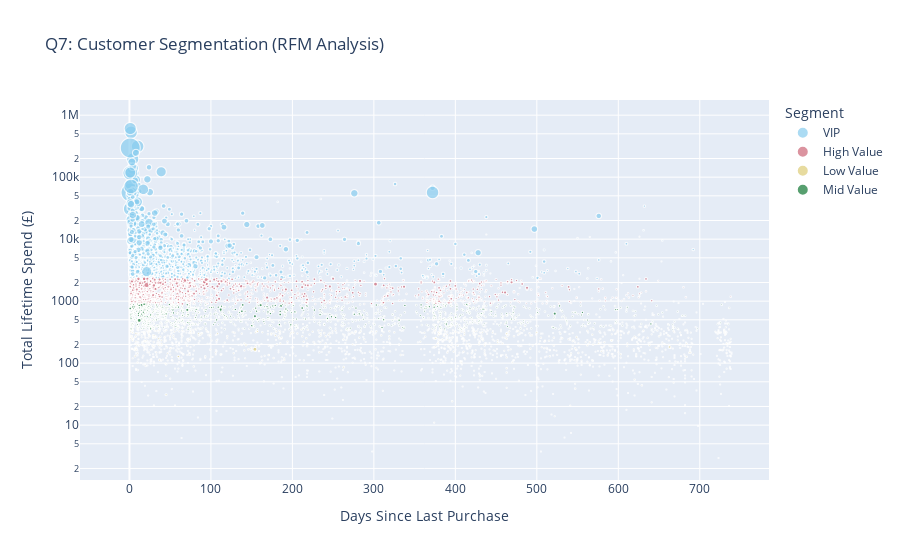

Notebook cell for this chart:
### Code cell
# Q7: Customer Segmentation using RFM Analysis : Recency (Days since last purchase), Frequency (Total transactions), Monetary (Total spend)

# 1. Set Snapshot Date (The day after the last invoice in dataset)
snapshot_date = df_sales['InvoiceDate'].max() + pd.Timedelta(days=1)

# 2. Aggregation: Calculate R, F, M per Customer
rfm = df_sales.groupby('Customer ID').agg({
    'InvoiceDate': lambda x: (snapshot_date - x.max()).days, # Recency
    'Invoice': 'nunique',                                    # Frequency
    'TotalAmount': 'sum'                                     # Monetary
}).reset_index()

# Rename columns
rfm.rename(columns={'InvoiceDate': 'Recency', 'Invoice': 'Frequency', 'TotalAmount': 'Monetary'}, inplace=True)

# 3. Segmentation Logic (Simplified for visualization)
# Define segments based on Monetary value quartiles
rfm['Segment'] = pd.qcut(rfm['Monetary'], q=4, labels=['Low Value', 'Mid Value', 'High Value', 'VIP'])

# 4. Plot Scatter Matrix (Recency vs Monetary)
fig7 = px.scatter(rfm, 
                  x='Recency', 
                  y='Monetary', 
                  color='Segment',
                  size='Frequency', # Bubble size represents frequency
                  log_y=True,       # Use Log scale to handle large variances in spending
                  title='Q7: Customer Segmentation (RFM Analysis)',
                  labels={'Recency': 'Days Since Last Purchase', 'Monetary': 'Total Lifetime Spend (£)'},
                  hover_data=['Customer ID'],
                  color_discrete_sequence=px.colors.qualitative.Safe)
fig7.show()

### Figure 1 — Plotly figure (JSON) as saved in the notebook; plotly's stock layout.template omitted (floating-point values rounded to 4 significant figures; data arrays with more than 128 entries replaced by an {"elided": "..."} marker saying what was removed)
{"data": [{"customdata": {"elided": "1470x1 str values"}, "hovertemplate": "Segment=VIP<br>Days Since Last Purchase=%{x}<br>Total Lifetime Spend (£)=%{y}<br>Frequency=%{marker.size}<br>Customer ID=%{customdata[0]}<extra></extra>", "legendgroup": "VIP", "marker": {"color": "rgb(136, 204, 238)", "size": {"elided": "1470 int values"}, "sizemode": "area", "sizeref": 0.995, "symbol": "circle"}, "mode": "markers", "name": "VIP", "showlegend": true, "type": "scattergl", "x": {"elided": "1470 int values"}, "xaxis": "x", "y": {"elided": "1470 float values"}, "yaxis": "y"}, {"customdata": {"elided": "1470x1 str values"}, "hovertemplate": "Segment=High Value<br>Days Since Last Purchase=%{x}<br>Total Lifetime Spend (£)=%{y}<br>Frequency=%{marker.size}<br>Customer ID=%{customdata[0]}<extra></extra>", "legendgroup": "High Value", "marker": {"color": "rgb(204, 102, 119)", "size": {"elided": "1470 int values"}, "sizemode": "area", "sizeref": 0.995, "symbol": "circle"}, "mode": "markers", "name": "High Value", "showlegend": true, "type": "scattergl", "x": {"elided": "1470 int values"}, "xaxis": "x", "y": {"elided": "1470 float values"}, "yaxis": "y"}, {"customdata": {"elided": "1471x1 str values"}, "hovertemplate": "Segment=Low Value<br>Days Since Last Purchase=%{x}<br>Total Lifetime Spend (£)=%{y}<br>Frequency=%{marker.size}<br>Customer ID=%{customdata[0]}<extra></extra>", "legendgroup": "Low Value", "marker": {"color": "rgb(221, 204, 119)", "size": {"elided": "1471 int values"}, "sizemode": "area", "sizeref": 0.995, "symbol": "circle"}, "mode": "markers", "name": "Low Value", "showlegend": true, "type": "scattergl", "x": {"elided": "1471 int values"}, "xaxis": "x", "y": {"elided": "1471 float values"}, "yaxis": "y"}, {"customdata": {"elided": "1470x1 str values"}, "hovertemplate": "Segment=Mid Value<br>Days Since Last Purchase=%{x}<br>Total Lifetime Spend (£)=%{y}<br>Frequency=%{marker.size}<br>Customer ID=%{customdata[0]}<extra></extra>", "legendgroup": "Mid Value", "marker": {"color": "rgb(17, 119, 51)", "size": {"elided": "1470 int values"}, "sizemode": "area", "sizeref": 0.995, "symbol": "circle"}, "mode": "markers", "name": "Mid Value", "showlegend": true, "type": "scattergl", "x": {"elided": "1470 int values"}, "xaxis": "x", "y": {"elided": "1470 float values"}, "yaxis": "y"}], "layout": {"legend": {"itemsizing": "constant", "title": {"text": "Segment"}, "tracegroupgap": 0}, "title": {"text": "Q7: Customer Segmentation (RFM Analysis)"}, "xaxis": {"anchor": "y", "domain": [0, 1], "title": {"text": "Days Since Last Purchase"}}, "yaxis": {"anchor": "x", "domain": [0, 1], "title": {"text": "Total Lifetime Spend (£)"}, "type": "log"}}}
